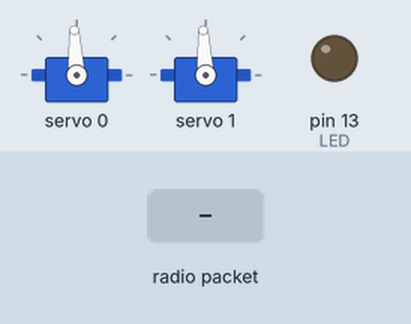
Bench run of a sketch on a simulated Arduino Uno, built with avr-gcc and run on an emulated ATmega328P. Parts: 2 × servo, output pins drawn as LEDs (lit = HIGH). The inputs (shaded band) are chosen by the test bench. No radio packets arrive unless stated; pins used as bus, display or sensor lines are not drawn; what the sketch prints to the serial monitor is not drawn.

Above: at 1.3 s.
1.4 s: radio packet "/" arrives
At 2.2 s:
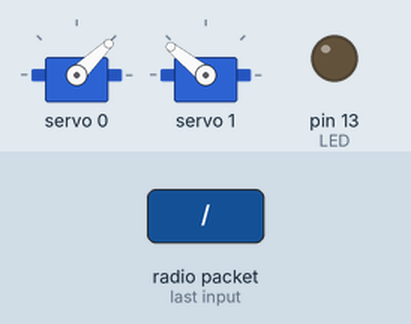
Timing chart, 0 to 4.4 s (numbered marks = the images above; inputs shaded):
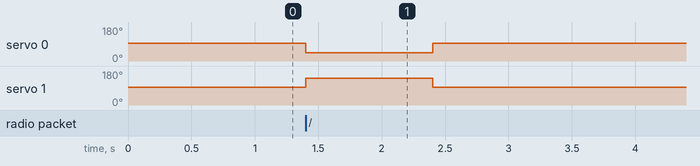

Measured:
- after the input at 1.4 s, servo 0: 93° → 44° at once, → 93° 1.0 s later; servo 1: 93° → 141° at once, → 93° 1.0 s later

The sketch:

duck_lora_rx_with_controlUI.ino
```cpp
// Feather9x_RX
// -*- mode: C++ -*-
// Example sketch showing how to create a simple messaging client (receiver)
// with the RH_RF95 class. RH_RF95 class does not provide for addressing or
// reliability, so you should only use RH_RF95 if you do not need the higher
// level messaging abilities.
// It is designed to work with the other example Feather9x_TX

#include <SPI.h>
#include <RH_RF95.h>

#include <Wire.h>
#include <Adafruit_PWMServoDriver.h>

/* for feather32u4 */
#define RFM95_CS 8
#define RFM95_RST 4
#define RFM95_INT 7
#define TIMEOUT_MILLIS	1000
Adafruit_PWMServoDriver servo = Adafruit_PWMServoDriver();

// Change to 433.0 or other frequency, must match RX's freq!
#define RF95_FREQ 433.0

// Singleton instance of the radio driver
RH_RF95 rf95(RFM95_CS, RFM95_INT);

// Blinky on receipt
int LED=13;

#define SERVOMIN 205 // 4096 * (1/20)
#define SERVOMIDDLE 308 // 4096 * (1.5 /20)
#define SERVOMAX 410 // 4096 * (2 / 20)

int throttleValue;
int handlingValue;
int throttlingCounter = 0;
int hanglingCounter = 0;

unsigned long lastPingTimer;

unsigned int servoAngle = SERVOMIDDLE;
unsigned int boostAngle = SERVOMIDDLE;

void setup() {
	pinMode(LED, OUTPUT);
	pinMode(RFM95_RST, OUTPUT);
	digitalWrite(RFM95_RST, HIGH);


	servo.begin();
	servo.setPWMFreq(50);

	servo.setPWM(0,0,SERVOMIDDLE);
	servo.setPWM(1,0,SERVOMIDDLE);

  //while (!Serial);
	Serial.begin(9600);
	delay(100);

	Serial.println("Feather LoRa RX Test!");

  // manual reset
	digitalWrite(RFM95_RST, LOW);
	delay(10);
	digitalWrite(RFM95_RST, HIGH);
	delay(10);

	while (!rf95.init()) {
		Serial.println("LoRa radio init failed");
		while (1);
	}
	Serial.println("LoRa radio init OK!");

  // Defaults after init are 434.0MHz, modulation GFSK_Rb250Fd250, +13dbM
	if (!rf95.setFrequency(RF95_FREQ)) {
		Serial.println("setFrequency failed");
		while (1);
	}
	Serial.print("Set Freq to: "); Serial.println(RF95_FREQ);

  // Defaults after init are 434.0MHz, 13dBm, Bw = 125 kHz, Cr = 4/5, Sf = 128chips/symbol, CRC on

  // The default transmitter power is 13dBm, using PA_BOOST.
  // If you are using RFM95/96/97/98 modules which uses the PA_BOOST transmitter pin, then
  // you can set transmitter powers from 5 to 23 dBm:
	rf95.setTxPower(23, false);

	lastPingTimer = millis();
}

void loop() {
	if (rf95.available()) {
    // Should be a message for us now
		uint8_t buf[RH_RF95_MAX_MESSAGE_LEN];
		uint8_t len = sizeof(buf);

		if (rf95.recv(buf, &len)) {
			if(buf[0] == '/'){
				throttleValue = int(buf[1]);
				handlingValue = int(buf[2]);

				boostAngle = int(map(throttleValue, 0, 200, SERVOMIN, SERVOMAX));
				servoAngle = int(map(handlingValue, 200, 0, SERVOMIN, SERVOMAX));

				if(boostAngle == 307)	boostAngle = 308;
				if(servoAngle == 307)	servoAngle = 308;
				lastPingTimer = millis();
			} else if(buf[0] == '#'){
				//sudo code for safety
				lastPingTimer = millis();
			}

		} else {
			Serial.println("Receive failed");
		}
	}

	if(millis() - lastPingTimer > TIMEOUT_MILLIS){
		servo.setPWM(0, 0, SERVOMIDDLE);
		servo.setPWM(1, 0, SERVOMIDDLE);
		boostAngle = SERVOMIDDLE;
		servoAngle = SERVOMIDDLE;
	} else {
		servo.setPWM(0, 0, boostAngle);
		servo.setPWM(1, 0, servoAngle);
	}
}
```
